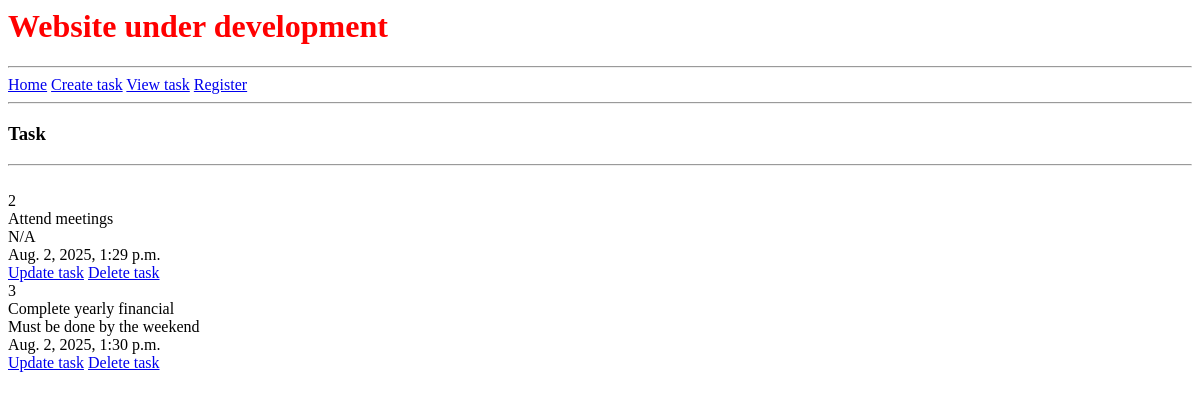
/view-tasks, run on an earlier commit of the app's database.
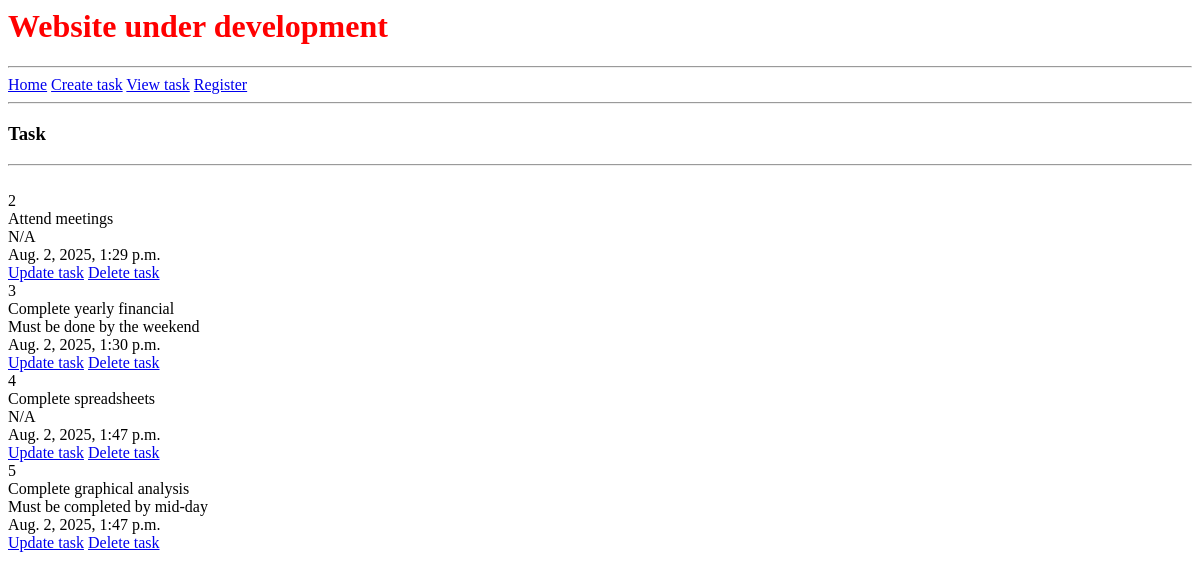
And on a later commit of the database.
### crm/models.py (models this page shows)
class Task(models.Model):
    title = models.CharField(max_length=50)
    description = models.CharField(max_length=1000)
    created = models.DateTimeField(auto_now_add=True)

### crm/views.py (the view)
# urls.py: path('view-tasks',views.tasks, name = "view-tasks"),
def tasks(request):
    queryDataAll = Task.objects.all()
    context = {'AllTask': queryDataAll}
    return render(request, 'crm/view-tasks.html',context)

### crm/templates/crm/view-tasks.html (shortened to what this page needs)
{% extends "crm/base.html" %}
    {% block content %}
    <h3>Task</h3>
    <hr>
        {% for task in AllTask %}
            <br>
            {{task.id}}
            <br>
            {{task.title}}
            <br>
            {{task.description}}
            <br>
            {{task.created}}
            <br>
            <a href="{% url "update-task" task.id%}">Update task</a>
            <a href="{% url "delete-task" task.id%}">Delete task</a>
        {% endfor %}
        <br>
    {% endblock %}

What changed in the data, as far as the page shows it:
added Task: id "4", title "Complete spreadsheets", description "N/A", created "Aug. 2, 2025, 1:47 p.m."
added Task: id "5", title "Complete graphical analysis", description "Must be completed by mid-day", created "Aug. 2, 2025, 1:47 p.m."
